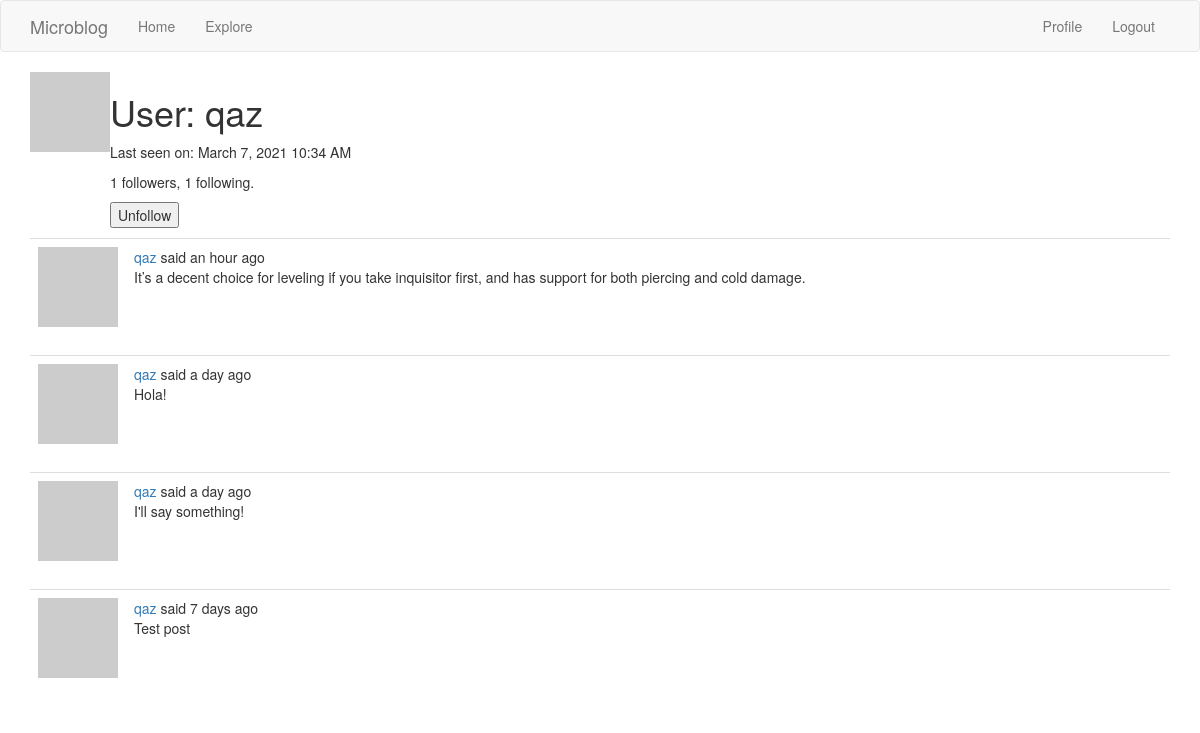
Screenshot of /user/qaz (signed in) with the database file from the repository.
### app/models.py (models this page shows, shortened)
class User(UserMixin, db.Model):
    id = db.Column(db.Integer, primary_key=True)
    username = db.Column(db.String(64), index=True, unique=True)
    email = db.Column(db.String(120), index=True, unique=True)
    password_hash = db.Column(db.String(128))
    posts = db.relationship('Post', backref='author', lazy='dynamic')
    about_me = db.Column(db.String(140))
    last_seen = db.Column(db.DateTime, default=datetime.utcnow)
    followed = db.relationship(
        'User',
        secondary=followers,
        primaryjoin=(followers.c.follower_id == id),
        secondaryjoin=(followers.c.followed_id == id),
        backref=db.backref('followers', lazy='dynamic'),
        lazy='dynamic'
    )
    def avatar(self, size):
        lower_email = str(self.email).lower()
        digest = md5(lower_email.encode('utf-8')).hexdigest()
        return 'https://www.gravatar.com/avatar/{}?d=identicon&s={}'.format(digest, size)
    def is_following(self, user):
        return self.followed.filter(followers.c.followed_id == user.id).count() > 0

class Post(db.Model):
    id = db.Column(db.Integer, primary_key=True)
    body = db.Column(db.String(140))
    language = db.Column(db.String(5))
    timestamp = db.Column(db.DateTime, index=True, default=datetime.utcnow)
    user_id = db.Column(db.Integer, db.ForeignKey('user.id'))

### app/main/routes.py (the view)
@bp.route('/user/<username>')
@login_required
def user(username):
    user = User.query.filter_by(username=username).first_or_404()
    page = request.args.get('page', 1, type=int)
    posts = user.posts.order_by(Post.timestamp.desc()).paginate(
        page, current_app.config['POSTS_PER_PAGE'], False)
    next_url = url_for('main.user', username=user.username, page=posts.next_num) \
        if posts.has_next else None
    prev_url = url_for('main.user', username=user.username, page=posts.prev_num) \
        if posts.has_prev else None
    form = EmptyForm()
    return render_template('user.jinja', user=user, posts=posts.items,
                           next_url=next_url, prev_url=prev_url, form=form)

### app/main/forms.py
class EmptyForm(FlaskForm):
    submit = SubmitField(_l('Submit'))

### app/main/routes.py (called while the page is built)
@bp.before_app_request
def before_request():
    if current_user.is_authenticated:
        current_user.last_seen = datetime.utcnow()
        db.session.commit()
    g.locale = str(get_locale())

### app/models.py (called while the page is built)
@login.user_loader
def load_user(user_id):
    return User.query.get(int(user_id))

### app/templates/user.jinja (shortened to what this page needs)
{% extends "base.jinja" %}
{% block app_content %}
    <table>
        <tr valign="top">
            <td><img src="{{ user.avatar(128) }}"></td>
            <td>
                <h1>User: {{ user.username }}</h1>
                {% if user.last_seen %}
                    <p>{{ _('Last seen on:') }} {{ moment(user.last_seen).format('LLL') }}</p>
                {% endif %}
                <p>{{ user.followers.count() }} {{ _('followers') }}, {{ user.followed.count() }} {{ _('following') }}.</p>
                {% if user == current_user %}
                <p><a href="{{ url_for('main.edit_profile') }}">{{ _('Edit your profile') }}</a></p>
                {% else %}
                <p>
                    <form action="{{ url_for('main.unfollow', username=user.username) }}" method="post">
                        {{ form.submit(value='Unfollow') }}
                    </form>
                </p>
                {% endif %}
            </td>
        </tr>
    </table>
    {% for post in posts %}
        {% include '_post.jinja' %}
    {% endfor %}
{% endblock %}

### app/templates/_post.jinja (shortened to what this page needs)
    <table class="table table-hover">
        <tr>
            <td width="70px">
                <a href="{{ url_for('main.user', username=post.author.username) }}">
                    <img src="{{ post.author.avatar(70) }}" />
                </a>
            </td>
            <td>
                {{ _('%(username)s said %(when)s',
                    username=user_link, when=moment(post.timestamp).fromNow()) }}
                <br>
                <span id="post{{ post.id }}">{{ post.body }}</span>
            </td>
        </tr>
    </table>

### rows the page displays
User: username "qaz", last_seen "March 7, 2021 10:34 AM"
Post: body "It’s a decent choice for leveling if you take inquisitor first, and has support for both piercing and cold damage."
Post: body "Hola!"
Post: body "I'll say something!"
Post: body "Test post"

### other values shown
{{ user.followers.count() }} "1"
{{ user.followed.count() }} "1"
